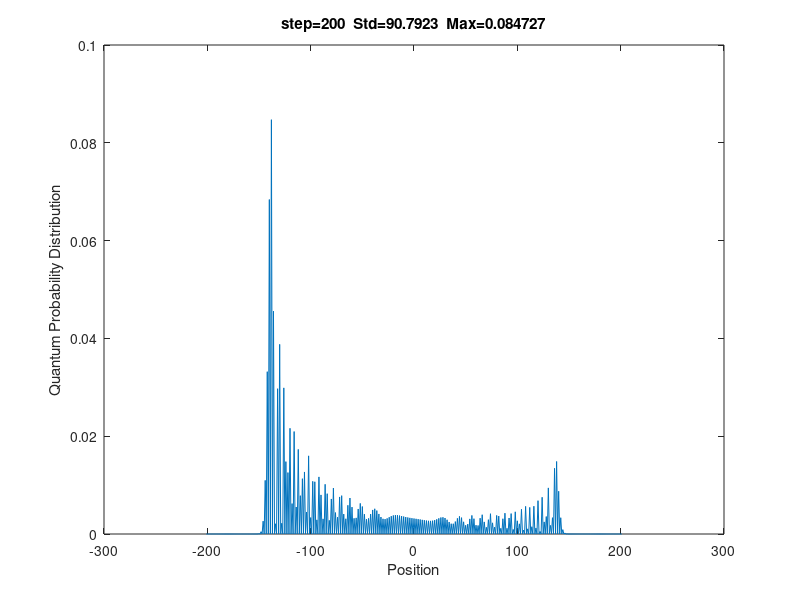

MATLAB code to generate this figure:
clear;
clc;
close all;
j=sqrt(-1);

step=200; %number of steps of the QW

N=2*step+3; %length of the line
mid =step+2; %middle point


%Coin operator
alpha=45;
u1=0;
u2=0;

u11=(pi*u1)/180;
u22=(pi*u2)/180;

C(1,1)=cosd(alpha);
C(1,2)=exp(j*u11)*sind(alpha);
C(2,1)=exp(j*u22)*sind(alpha);
C(2,2)=-exp(j*(u11+u22))*cosd(alpha);

  
%Amplitude Matrix
At1=zeros(1,N);
At2=zeros(1,N);
A1=zeros(1,N);
A2=zeros(1,N);


%Initial Coinditions of Amplitude Matrix
At1(mid) = sqrt(0.5);
At2(mid) = -sqrt(0.5);


for k= 1:step
 
    for m = 2:N-1
    A1(m)=C(1,1)*At1(m-1)+C(1,2)*At2(m-1);
    A2(m)=C(2,1)*At1(m+1)+C(2,2)*At2(m+1);  
    end
 
At1=A1;
At2=A2;
end

%Probability Calculation Loop
P=zeros(1,N);
for m = 1:N         
P(m) = At1(m)*conj(At1(m))+ At2(m)*conj(At2(m)); 
x(m)= -((N+1)/2)+ m;
end


%Standard deviation calculation
QEx=0;
QExx=0;

for m=1:N
    QEx=QEx+ x(m)*P(m);
    QExx=QExx+ x(m)^2*P(m);
end


QRWstandard_deviation=sqrt(QExx-QEx^2);
QRWtotal_probability =sum(sum(P));

plot(x,P)
xlabel('Position')
ylabel('Quantum Probability Distribution')
title(['step=' num2str(step) '' '  '  'Std=' num2str(QRWstandard_deviation) '' '  ' 'Max=' num2str(max(P)) ''])



